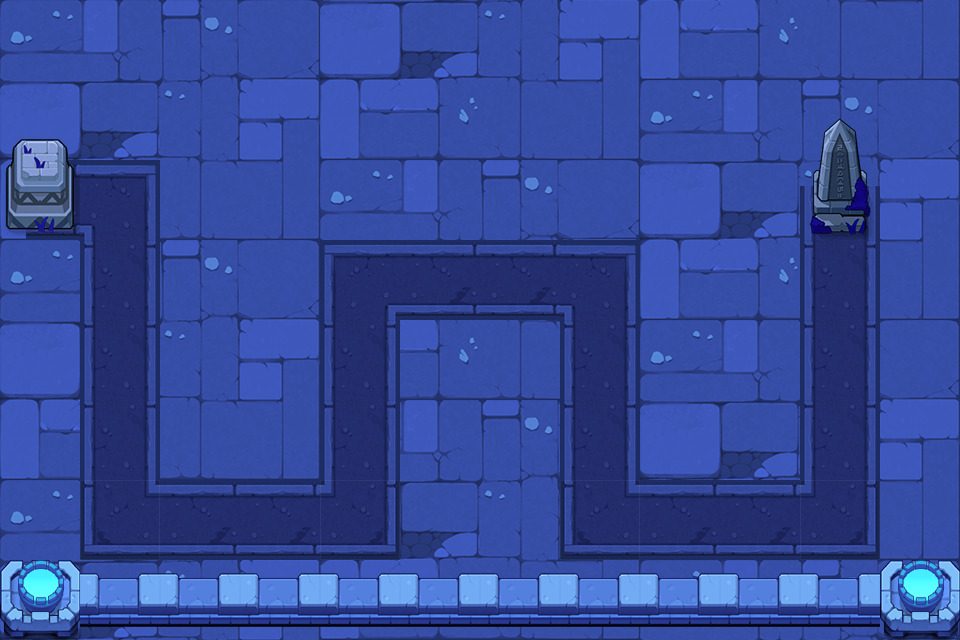

Tiled map render using the project's own tile images. Description and the map definition, with tile-layer contents summarised, below:
An orthogonal 12x8 tile map with 80x80 px tiles, 3 tile layers (background, road, object) and 16 objects (P0, P1, P2, P3, P4, ...).

<map version="1.0" tiledversion="1.0.3" orientation="orthogonal" renderorder="right-down" width="12" height="8" tilewidth="80" tileheight="80" nextobjectid="18">
 <tileset firstgid="1" source="anye.tsx" />
 <layer name="background" width="12" height="8">
  <data>[96 cells, 96 non-empty, 12 distinct tile ids]</data>
 </layer>
 <layer name="road" width="12" height="8">
  <data>[96 cells, 25 non-empty, 8 distinct tile ids]</data>
 </layer>
 <layer name="object" width="12" height="8">
  <data>[96 cells, 16 non-empty, 6 distinct tile ids]</data>
 </layer>
 <objectgroup name="path" visible="0">
  <object id="1" name="P0" x="80" y="200" />
  <object id="2" name="P1" x="120" y="200" />
  <object id="3" name="P2" x="120" y="520" />
  <object id="4" name="P3" x="360" y="520" />
  <object id="5" name="P4" x="360" y="280" />
  <object id="6" name="P5" x="600" y="280" />
  <object id="7" name="P6" x="600" y="520" />
  <object id="8" name="P7" x="840" y="520" />
  <object id="9" name="P8" x="840" y="240" />
  <object id="10" name="O0" x="0" y="240" width="80" height="320" />
  <object id="11" name="O1" x="80" y="80" width="80" height="80" />
  <object id="12" name="O2" x="160" y="80" width="160" height="400" />
  <object id="13" name="O3" x="320" y="80" width="320" height="160" />
  <object id="14" name="O4" x="400" y="320" width="160" height="240" />
  <object id="15" name="O5" x="640" y="80" width="160" height="400" />
  <object id="16" name="O6" x="880" y="80" width="80" height="480" />
 </objectgroup>
</map>
